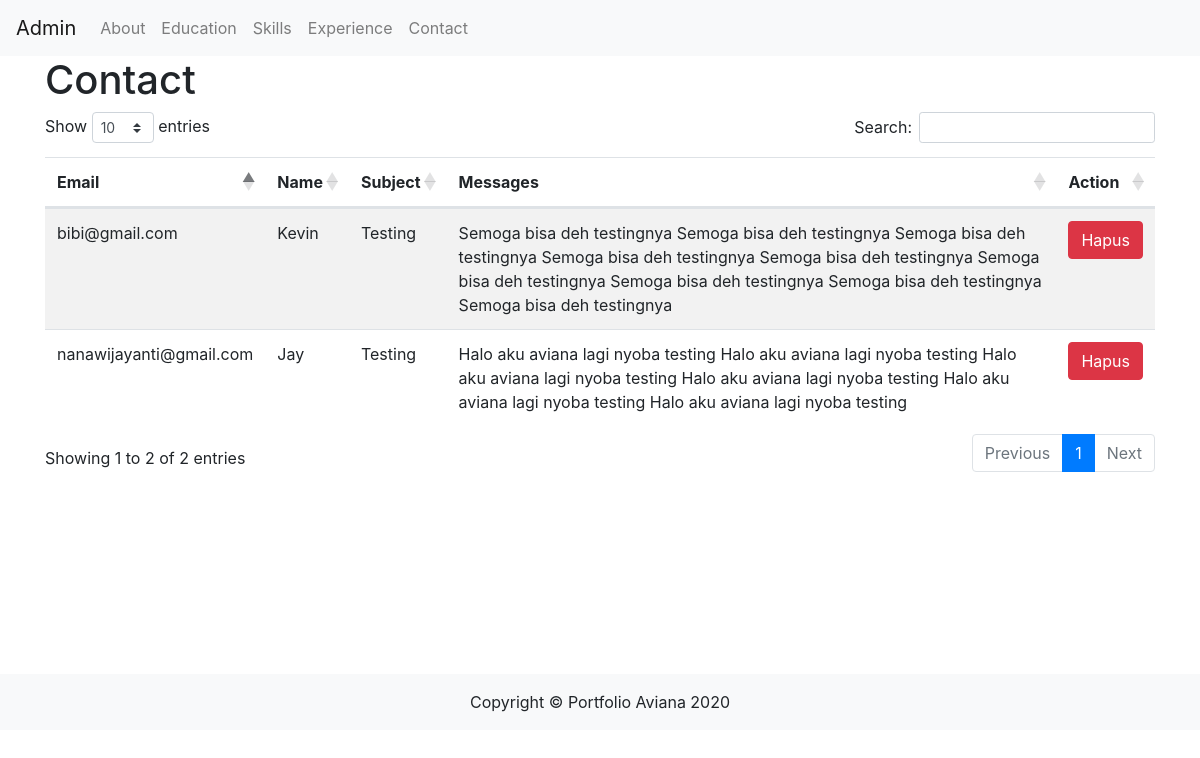
Before: /admin/Acontact.php with the older database file.
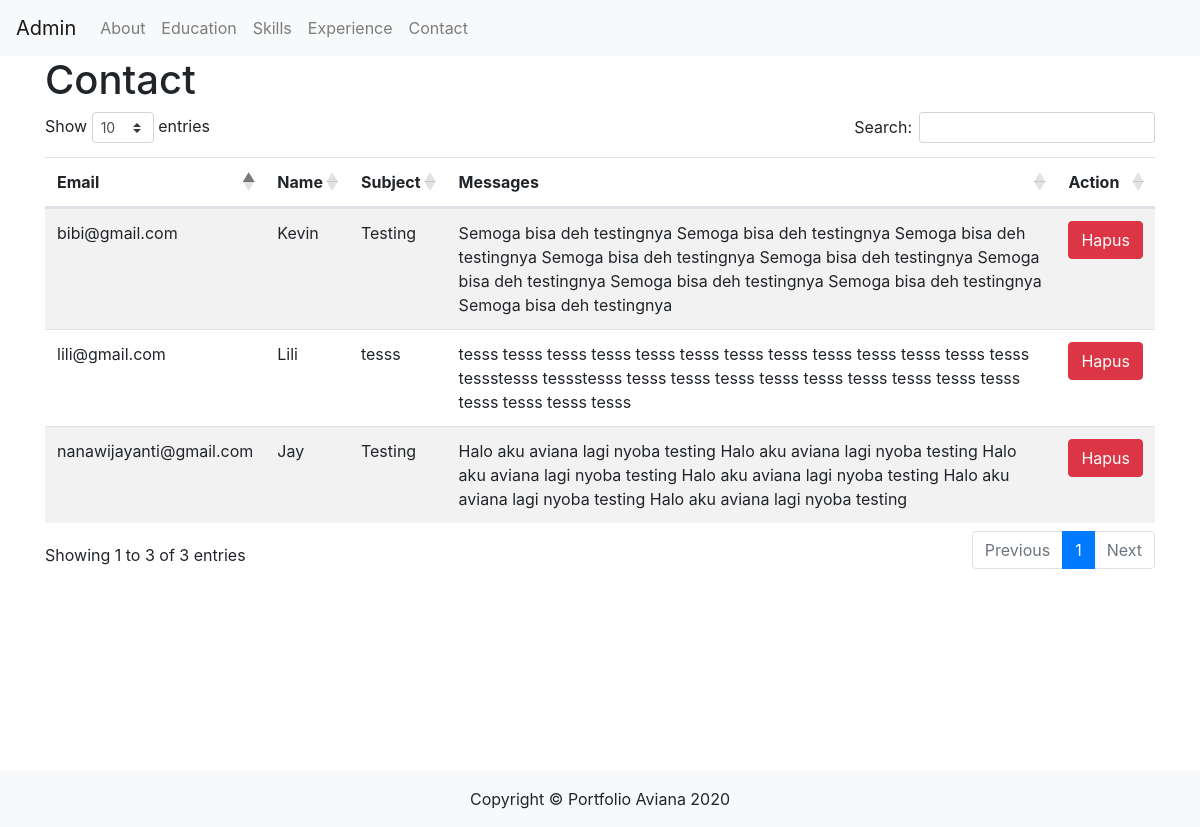
After: the same page with the newer database file.
### tables this page shows
CREATE TABLE `contact` (
  `email` varchar(100) NOT NULL,
  `nama` varchar(255) NOT NULL,
  `subjek` varchar(225) NOT NULL,
  `isi` varchar(10000) NOT NULL
);

### admin/Acontact.php (the view, shortened to what this page needs)
<!DOCTYPE html>
<html lang="en">
<head>
     <link rel="stylesheet" href="https://stackpath.bootstrapcdn.com/bootstrap/4.5.2/css/bootstrap.min.css">
     <link rel="stylesheet" href="https://cdnjs.cloudflare.com/ajax/libs/twitter-bootstrap/4.5.2/css/bootstrap.css">
     <link rel="stylesheet" href="https://cdn.datatables.net/1.10.22/css/dataTables.bootstrap4.min.css">
</head>
<body>
    <?php
        include_once "header.php";
        include_once "koneksi.php";
    ?>
    <div class="container">
        <div class="row">
            <div class="col-md-12">
            <h1>Contact</h1>
            </div>
        </div>
        <div class="row">
            <div class="col-md-12">
            <table id="listtable" class="table table-striped">
                <thead>
                    <tr>
                        <th>Email</th>
                        <th>Name</th>
                        <th>Subject</th>
                        <th>Messages</th>
                        <th>Action</th>
                    </tr>
                </thead>
                <tbody>
    <?php
    $strSQL = "SELECT * FROM contact";
    $runStrSQL = mysqli_query($conn,$strSQL);
    $jmlRowData = mysqli_num_rows($runStrSQL);
    if ($jmlRowData < 0){
        echo "<tr><td colspan='4'>Data Tidak Terdaftar Dalam Database</td></tr>";
    }
    else{
        while($row = mysqli_fetch_assoc($runStrSQL)){
    ?>
                    <tr>
                        <td><?php echo $row['email']?></td>
                        <td><?php echo $row['nama']?></td>
                        <td><?php echo $row['subjek']?></td>
                        <td><?php echo $row['isi']?></td>
                        <td>
                            <a class="btn btn-danger delete_data" id="<?php echo $row['email']?>-<?php echo $row['nama']?>-<?php echo $row['subjek']?>-<?php echo $row['isi']?>" href="javascript:void(0);">Hapus</a>
                        </td>
                    </tr>
    <?php
        }
    }
    ?>
                </tbody>
            </table>
            </div>
        </div>
    </div>
    <?php
        include_once "footer.php";
    ?>
</body>
</html>

Changed rows visible on the page:
added contact: email "lili@gmail.com", nama "Lili", subjek "tesss", isi "tesss tesss tesss tesss tesss tesss tesss tesss tesss tesss tesss tesss tesss tessstesss tessstesss tesss tesss tesss tesss tesss tesss tesss tesss tesss tesss tesss tesss tesss"
Other visible differences:
text written by a page script: "Show entries Search: Showing 1 to 2 of 2 entries Previous 1 Next" → "Show entries Search: Showing 1 to 3 of 3 entries Previous 1 Next"
